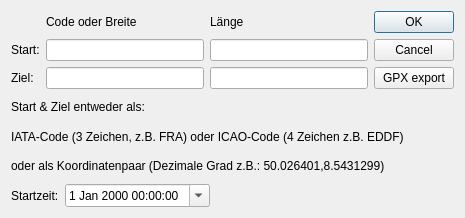
<?xml version="1.0" encoding="UTF-8"?>
<ui version="4.0">
 <class>flugDialog</class>
 <widget class="QDialog" name="flugDialog">
  <property name="geometry">
   <rect>
    <x>0</x>
    <y>0</y>
    <width>465</width>
    <height>218</height>
   </rect>
  </property>
  <property name="windowTitle">
   <string>Flug hinzufügen</string>
  </property>
  <layout class="QGridLayout" name="gridLayout_2">
   <item row="0" column="0">
    <layout class="QGridLayout" name="gridLayout" rowstretch="0,0,0" columnstretch="0,0,0">
     <item row="0" column="1">
      <widget class="QLabel" name="label_6">
       <property name="text">
        <string>Code oder Breite</string>
       </property>
      </widget>
     </item>
     <item row="0" column="2">
      <widget class="QLabel" name="label_7">
       <property name="text">
        <string>Länge</string>
       </property>
      </widget>
     </item>
     <item row="1" column="0">
      <widget class="QLabel" name="label">
       <property name="text">
        <string>Start:</string>
       </property>
      </widget>
     </item>
     <item row="1" column="1">
      <widget class="QLineEdit" name="le_startLat"/>
     </item>
     <item row="1" column="2">
      <widget class="QLineEdit" name="le_startLon"/>
     </item>
     <item row="2" column="0">
      <widget class="QLabel" name="label_2">
       <property name="text">
        <string>Ziel:</string>
       </property>
      </widget>
     </item>
     <item row="2" column="1">
      <widget class="QLineEdit" name="le_destLat"/>
     </item>
     <item row="2" column="2">
      <widget class="QLineEdit" name="le_destLon"/>
     </item>
    </layout>
   </item>
   <item row="0" column="1">
    <layout class="QVBoxLayout" name="verticalLayout_2">
     <item>
      <widget class="QDialogButtonBox" name="buttonBox">
       <property name="sizePolicy">
        <sizepolicy hsizetype="Fixed" vsizetype="Maximum">
         <horstretch>0</horstretch>
         <verstretch>0</verstretch>
        </sizepolicy>
       </property>
       <property name="orientation">
        <enum>Qt::Vertical</enum>
       </property>
       <property name="standardButtons">
        <set>QDialogButtonBox::Cancel|QDialogButtonBox::Ok</set>
       </property>
      </widget>
     </item>
     <item>
      <widget class="QPushButton" name="pushButton">
       <property name="text">
        <string>GPX export</string>
       </property>
      </widget>
     </item>
    </layout>
   </item>
   <item row="1" column="0" colspan="2">
    <layout class="QVBoxLayout" name="verticalLayout">
     <item>
      <widget class="QLabel" name="label_3">
       <property name="text">
        <string>Start &amp; Ziel entweder als:</string>
       </property>
      </widget>
     </item>
     <item>
      <widget class="QLabel" name="label_4">
       <property name="text">
        <string>IATA-Code (3 Zeichen, z.B. FRA) oder ICAO-Code (4 Zeichen z.B. EDDF)</string>
       </property>
      </widget>
     </item>
     <item>
      <widget class="QLabel" name="label_5">
       <property name="text">
        <string>oder als Koordinatenpaar (Dezimale Grad z.B.: 50.026401,8.5431299)</string>
       </property>
      </widget>
     </item>
    </layout>
   </item>
   <item row="2" column="0" colspan="2">
    <layout class="QHBoxLayout" name="horizontalLayout">
     <item>
      <widget class="QLabel" name="label_8">
       <property name="text">
        <string>Startzeit:</string>
       </property>
      </widget>
     </item>
     <item>
      <widget class="QDateTimeEdit" name="dte_Startzeit">
       <property name="calendarPopup">
        <bool>true</bool>
       </property>
      </widget>
     </item>
     <item>
      <spacer name="horizontalSpacer">
       <property name="orientation">
        <enum>Qt::Horizontal</enum>
       </property>
       <property name="sizeHint" stdset="0">
        <size>
         <width>40</width>
         <height>20</height>
        </size>
       </property>
      </spacer>
     </item>
    </layout>
   </item>
  </layout>
 </widget>
 <resources/>
 <connections>
  <connection>
   <sender>buttonBox</sender>
   <signal>accepted()</signal>
   <receiver>flugDialog</receiver>
   <slot>accept()</slot>
   <hints>
    <hint type="sourcelabel">
     <x>422</x>
     <y>32</y>
    </hint>
    <hint type="destinationlabel">
     <x>448</x>
     <y>32</y>
    </hint>
   </hints>
  </connection>
  <connection>
   <sender>buttonBox</sender>
   <signal>rejected()</signal>
   <receiver>flugDialog</receiver>
   <slot>reject()</slot>
   <hints>
    <hint type="sourcelabel">
     <x>398</x>
     <y>61</y>
    </hint>
    <hint type="destinationlabel">
     <x>446</x>
     <y>64</y>
    </hint>
   </hints>
  </connection>
  <connection>
   <sender>pushButton</sender>
   <signal>clicked()</signal>
   <receiver>flugDialog</receiver>
   <slot>doGpx()</slot>
   <hints>
    <hint type="sourcelabel">
     <x>389</x>
     <y>104</y>
    </hint>
    <hint type="destinationlabel">
     <x>447</x>
     <y>104</y>
    </hint>
   </hints>
  </connection>
 </connections>
 <slots>
  <slot>doGpx()</slot>
 </slots>
</ui>
